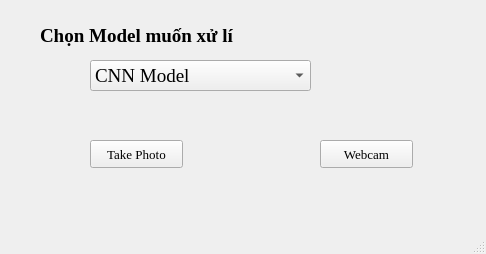
<?xml version="1.0" encoding="UTF-8"?>
<ui version="4.0">
 <class>MainWindow</class>
 <widget class="QMainWindow" name="MainWindow">
  <property name="geometry">
   <rect>
    <x>0</x>
    <y>0</y>
    <width>486</width>
    <height>254</height>
   </rect>
  </property>
  <property name="windowTitle">
   <string>MainWindow</string>
  </property>
  <widget class="QWidget" name="centralwidget">
   <widget class="QComboBox" name="cmb_model">
    <property name="geometry">
     <rect>
      <x>90</x>
      <y>60</y>
      <width>221</width>
      <height>31</height>
     </rect>
    </property>
    <property name="font">
     <font>
      <family>Times New Roman</family>
      <pointsize>14</pointsize>
      <weight>50</weight>
      <bold>false</bold>
     </font>
    </property>
    <item>
     <property name="text">
      <string>CNN Model</string>
     </property>
    </item>
    <item>
     <property name="text">
      <string>MobileNet Model</string>
     </property>
    </item>
    <item>
     <property name="text">
      <string>ResNet Model</string>
     </property>
    </item>
   </widget>
   <widget class="QLabel" name="label">
    <property name="geometry">
     <rect>
      <x>40</x>
      <y>20</y>
      <width>281</width>
      <height>31</height>
     </rect>
    </property>
    <property name="font">
     <font>
      <family>Times New Roman</family>
      <pointsize>14</pointsize>
      <weight>75</weight>
      <bold>true</bold>
     </font>
    </property>
    <property name="text">
     <string>Chọn Model muốn xử lí</string>
    </property>
   </widget>
   <widget class="QPushButton" name="btn_TakePhoto">
    <property name="geometry">
     <rect>
      <x>90</x>
      <y>140</y>
      <width>93</width>
      <height>28</height>
     </rect>
    </property>
    <property name="font">
     <font>
      <family>Times New Roman</family>
      <pointsize>10</pointsize>
     </font>
    </property>
    <property name="text">
     <string>Take Photo</string>
    </property>
   </widget>
   <widget class="QPushButton" name="btn_Webcam">
    <property name="geometry">
     <rect>
      <x>320</x>
      <y>140</y>
      <width>93</width>
      <height>28</height>
     </rect>
    </property>
    <property name="font">
     <font>
      <family>Times New Roman</family>
      <pointsize>10</pointsize>
     </font>
    </property>
    <property name="text">
     <string>Webcam</string>
    </property>
   </widget>
   <widget class="QSplitter" name="splitter_2">
    <property name="geometry">
     <rect>
      <x>100</x>
      <y>140</y>
      <width>0</width>
      <height>28</height>
     </rect>
    </property>
    <property name="orientation">
     <enum>Qt::Horizontal</enum>
    </property>
    <widget class="QSplitter" name="splitter">
     <property name="orientation">
      <enum>Qt::Horizontal</enum>
     </property>
    </widget>
   </widget>
   <zorder>splitter_2</zorder>
   <zorder>cmb_model</zorder>
   <zorder>label</zorder>
   <zorder>pushButton</zorder>
   <zorder>pushButton_2</zorder>
   <zorder>pushButton_2</zorder>
   <zorder>pushButton_3</zorder>
   <zorder>btn_TakePhoto</zorder>
   <zorder>btn_Webcam</zorder>
  </widget>
  <widget class="QMenuBar" name="menubar">
   <property name="geometry">
    <rect>
     <x>0</x>
     <y>0</y>
     <width>486</width>
     <height>26</height>
    </rect>
   </property>
  </widget>
  <widget class="QStatusBar" name="statusbar"/>
 </widget>
 <resources/>
 <connections/>
</ui>
